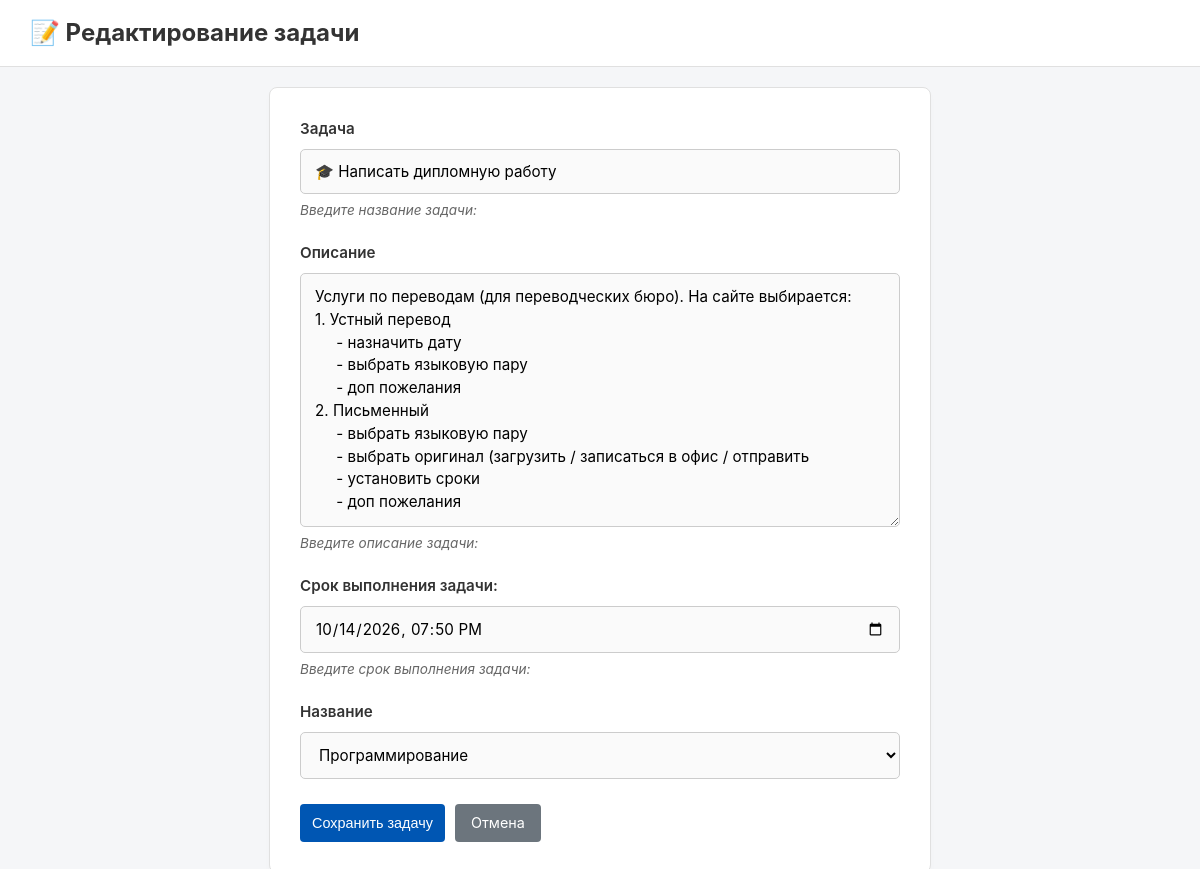
/task/2/edit/, run on the app's committed database.
### todoapp/models.py (models this page shows, shortened)
class Task(models.Model):
    title = models.CharField(
        max_length=200,
        verbose_name="Задача",
        help_text="Введите название задачи:"
    )
    description = models.TextField(
        max_length=500,
        verbose_name="Описание",
        help_text="Введите описание задачи:"
    )
    created_date = models.DateTimeField(
        auto_now_add=True,
        verbose_name="Дата создания задачи:",
        help_text="Введите дату создания задачи:"
    )
    due_date = models.DateTimeField(
        null=True,
        blank=True,
        verbose_name="Срок выполнения задачи:",
        help_text="Введите срок выполнения задачи:"
    )
    is_completed = models.BooleanField(
        default=False,
        verbose_name="Выполнено",
    )
    category_task = models.ForeignKey(
        Category,
        on_delete = models.SET_NULL,
        null=True,
        blank=True,
        verbose_name="Название",
        related_name="tasks", #category.tasks.all
    )
    class Meta:
        verbose_name="Задача"
        verbose_name_plural="Задачи"
        ordering=['is_completed', '-created_date']

### todoapp/views.py (the view, shortened to what this page needs)
# urls.py: path('task/<int:pk>/edit/', views.TaskUpdateView.as_view(), name='task_edit'),
class TaskUpdateView(UpdateView):
    model = Task
    form_class = TaskForm
    template_name = "task_form.html"
    def get_context_data(self, **kwargs):
        context = super().get_context_data(**kwargs)
        context['title'] = f"Редактирование: {self.object.title}"
        context['categories'] = Category.objects.all()
        return context

### todoapp/forms.py
class TaskForm(forms.ModelForm):
    class Meta:
        model = Task
        fields = ['title', 'description', 'due_date', 'category_task']
        widgets = {
            'due_date': forms.DateTimeInput(attrs={'type': 'datetime-local'}),
        }

### todoapp/models.py (called while the page is built)
    def __str__(self):
        return self.name

### templates/task_form.html (shortened to what this page needs)
<!DOCTYPE html>
<html lang="ru">
<head>
    <link rel="stylesheet" href="/static/styles.css">
</head>
<body>
    <div class="header-bar">
        <h2>
            {% if form.instance.pk %}📝 Редактирование задачи{% else %}✨ Создание новой задачи{% endif %}
        </h2>
    </div>
    <div class="main-layout">
        <div class="content-area">
            <div class="form-container">
                <form method="post" novalidate>
                    {% for field in form %}
                        <div class="form-group">
                            <label for="{{ field.id_for_label }}">{{ field.label }}</label>
                            {{ field }}
                            {% if field.help_text %}
                                <small class="help-text">{{ field.help_text }}</small>
                            {% endif %}
                        </div>
                    {% endfor %}
                    <div class="btn-group" style="margin-top: 25px;">
                        <button type="submit" class="btn btn-primary" style="border: none; cursor: pointer; font-weight: 500;">
                            Сохранить задачу
                        </button>
                        <a href="{% url 'todo:index' %}" class="btn btn-secondary">
                            Отмена
                        </a>
                    </div>
                </form>
            </div>
        </div>
    </div>
</body>
</html>

### todoapp/static/styles.css (style rules this page uses)
body { font-family: -apple-system, BlinkMacSystemFont, "Segoe UI", Roboto, Helvetica, Arial, sans-serif; background-color: #f5f6f8; color: #333333; margin: 0; padding: 0; line-height: 1.5; }
.header-bar { background-color: #ffffff; padding: 15px 30px; border-bottom: 1px solid #e0e0e0; margin-bottom: 20px; }
.header-bar h2 { margin: 0; }
.main-layout { display: flex; max-width: 1200px; margin: 0 auto; padding: 0 20px; gap: 20px; }
.content-area { flex-grow: 1; }
.btn-group { display: flex; gap: 10px; }
.btn { padding: 8px 16px; text-decoration: none; border-radius: 4px; font-size: 0.9em; display: inline-block; }
.btn-primary { background-color: #0056b3; color: white; padding: 8px 12px; }
.btn-secondary { background-color: #6c757d; color: white; }
.form-container { background: #ffffff; padding: 30px; border: 1px solid #e0e0e0; border-radius: 8px; box-shadow: 0 4px 6px rgba(0, 0, 0, 0.02); max-width: 600px; margin: 0 auto; }
.form-group { display: flex; flex-direction: column; margin-bottom: 22px; }
.form-group label { font-weight: 600; font-size: 0.95em; color: #333333; margin-bottom: 8px; }
.form-group input[type="text"], .form-group textarea, .form-group select, .form-group input[type="datetime-local"] { width: 100%; padding: 12px 14px; border: 1px solid #cccccc; border-radius: 5px; box-sizing: border-box; font-family: inherit; font-size: 0.95em; background-color: #fafafa; transition: border-color 0.2s, box-shadow 0.2s; }
.form-group textarea { resize: vertical; min-height: 120px; line-height: 1.5; }
.help-text { display: block; font-size: 0.85em; color: #666666; margin-top: 6px; font-style: italic; }

### data on the page
Task: form "🎓 Написать дипломную работу" "Услуги по переводам (для переводческих бюро). На сайте выбирается: 1. Устный перевод - назначить дату - выбрать языковую пару - доп пожелания 2. Письменный - выбрать языковую пару - выбрать оригинал (загрузить / записаться в офис / отправить - установить сроки - доп пожелания" "10/14/2026 19:50" "Программирование"

### other printed values
{{ field.label }} "Задача" "Описание" "Срок выполнения задачи:" "Название"
{{ field.help_text }} "Введите название задачи:" "Введите описание задачи:" "Введите срок выполнения задачи:"
